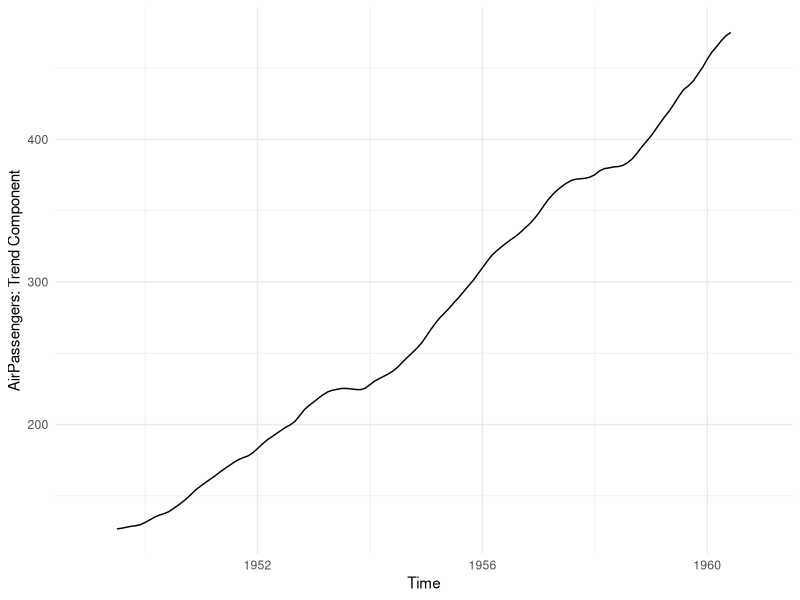

Here is the R script that generated this plot:
## ---- chunk 1
#| eval: true
#| echo: false
#| warning: false
#| fig-cap: Time series trend component for the `AirPassengers` data set.
# Packages
library(ggplot2)
library(purrr)

# Data
data <- datasets::AirPassengers |>
  decompose() |>
  purrr:::pluck("trend") |>
  (\(x) data.frame(y = x, x = time(x)))()

# Plot
ggplot2::ggplot(data = data, aes(x = x, y = y)) +
  ggplot2::geom_line() +
  ggplot2::theme_minimal() +
  ggplot2::xlab(label = "Time") +
  ggplot2::ylab(label = "AirPassengers: Trend Component")
